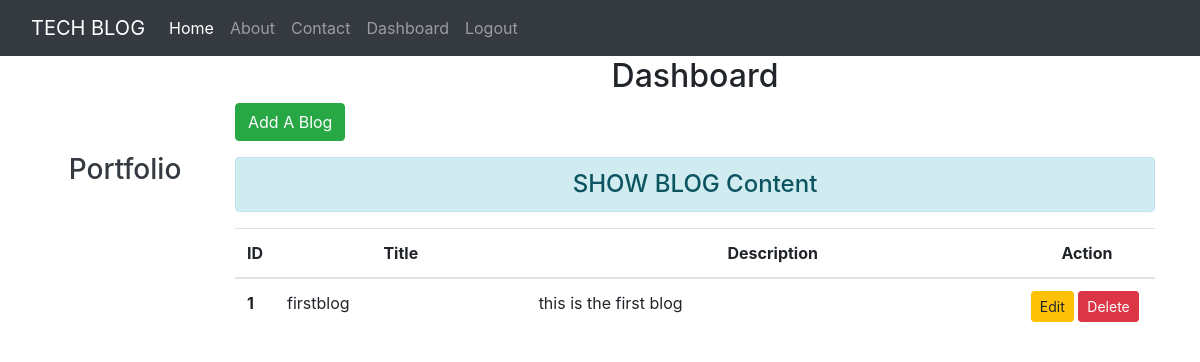
Page /dashboard/ (signed in) on the earlier database version.
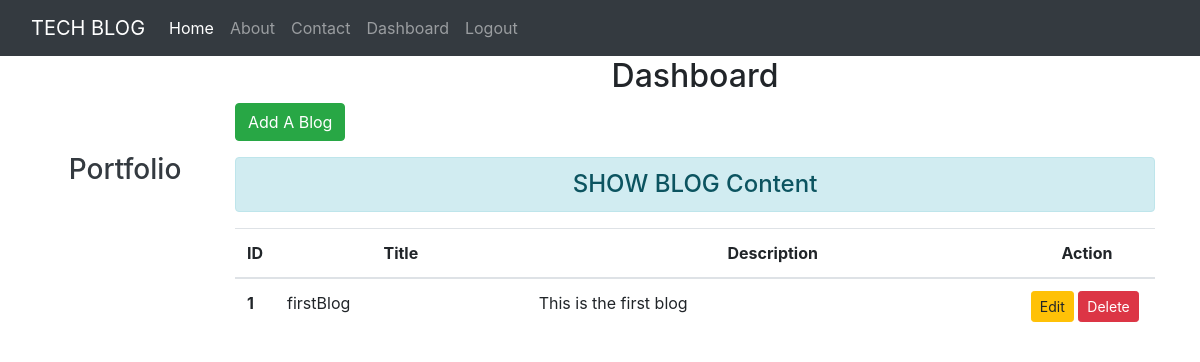
Same page on the later database version.
### blog/models.py (models this page shows)
class Blog(models.Model):
    title = models.CharField(max_length=200)
    cont = models.TextField()

### blog/views.py (the view)
# urls.py: path('dashboard/',views.dashboard, name="dashboard"),
def dashboard(request):
    if request.user.is_authenticated:
        blogs = Blog.objects.all()
        user = request.user
        full_name = user.get_full_name()
        gps = user.groups.all()
        return render(request, 'blog/dashboard.html',{'blogs':blogs,'full_name':full_name,'groups':gps})

### blog/templates/blog/dashboard.html (shortened to what this page needs)
{% extends 'blog/base.html' %}
{% load static %}
{% block side %}
<div class="col-sm-2 text-dark my-5 text-center">
    <h3 class="my-5">Portfolio</h3>
</div>
{% endblock side %}
{% block content %}
    <div class="col-sm-10">
        <h2 class="text-center">Dashboard</h2>
        <a class="btn btn-success" href="{% url 'addblog' %}">Add A Blog</a>
        <h4 class="text-center alert alert-info mt-3">SHOW BLOG Content</h4>
        {% if blogs %}
            <table class="table table-hover bg-white">
                <thead>
                    <tr class="text-center">
                        <th scope="col" style="width:2%">ID</th>
                        <th scope="col" style="width:28%">Title</th>
                        <th scope="col" style="width:55%">Description</th>
                        <th scope="col" style="width:15%">Action</th>
                    </tr>
                </thead>
                <tbody>
                    {% for blg in blogs %}
                        <tr>
                            <th scope = "row">{{ blg.id }}</th>
                            <td>{{ blg.title }}</td>
                            <td>{{ blg.cont }}</td>
                            <td><a href="{% url 'updateblog' blg.id %}" class="btn btn-warning btn-sm">Edit</a>
                                {% if perms.blog.delete_blog %}
                                <form action='{% url "deleteblog" blg.id %}' method="post" class="d-inline"> {% csrf_token %}
                                <input type="submit" class="btn btn-danger btn-sm" value="Delete">
                               </form>
                               {% endif %}
                            </td>
                        </tr>
                    {% endfor %}
                </tbody>
            </table>
        {% else %}
        <h4 class="text-center alert alert-warning">NO Records!</h4>
        {% endif %}
{% endblock content %}

### blog/templates/blog/base.html (shortened to what this page needs)
<!DOCTYPE html>
{% load static %}
<html>
    <head>
        <link rel="stylesheet" href="{% static 'blog/css/bootstrap.css' %}">
        <link rel="stylesheet" href="{% static 'blog/css/style.css' %}">
    </head>
    <body>
        <div class="container-fluid bg-dark">
            {% include "blog/navbar.html" %}
        </div>
        <div class="container">
            <div class="row">
                <div class="col-sm-12">
                </div>
            </div>
            <div class="row">
                {% block side %}{% endblock side %}
                {% block content %}{% endblock content %}
        </div>
    </body>
</html>

### blog/templates/blog/navbar.html (shortened to what this page needs)
<nav class="navbar navbar-expand-lg navbar-dark bg-dark">
    <a class="navbar-brand" href="/">TECH BLOG</a>
    <div class="collapse navbar-collapse" id="navbarNavAltMarkup">
      <div class="navbar-nav">
        <a class="nav-item nav-link active" href="/">Home <span class="sr-only">(current)</span></a>
        <a class="nav-item nav-link" href="{% url 'about' %}">About</a>
        <a class="nav-item nav-link" href="{% url 'contact' %}">Contact</a>
        {% if request.user.is_authenticated %}
        <a class="nav-item nav-link" href="{% url 'dashboard' %}">Dashboard</a>
        <a class="nav-item nav-link" href="{% url 'logout' %}">Logout</a>
        {% else %}
        <a class="nav-item nav-link" href="{% url 'signup' %}">Signup</a>
        <a class="nav-item nav-link" href="{% url 'login' %}">Login</a>
        {% endif %}
      </div>
    </div>
  </nav>

Differences in the rows shown:
changed Blog id 1: title "firstblog" → "firstBlog"; cont "this is the first blog" → "This is the first blog"
